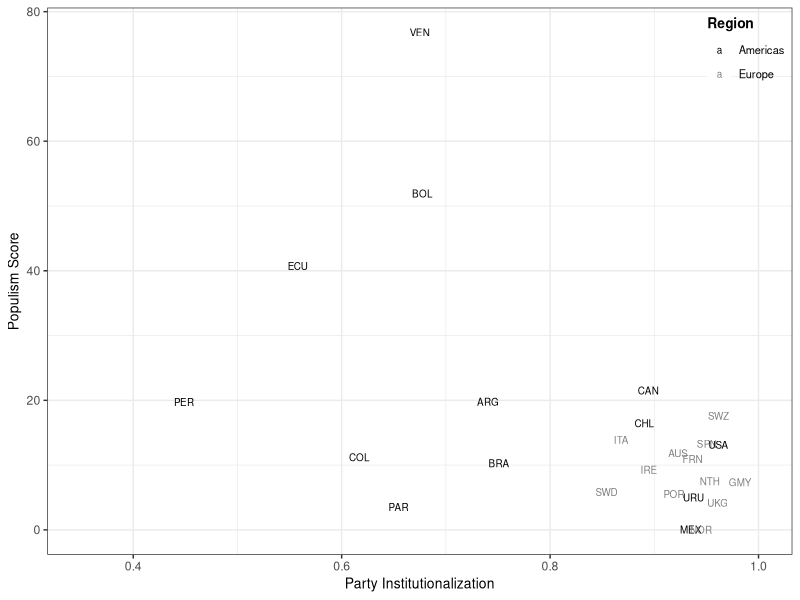
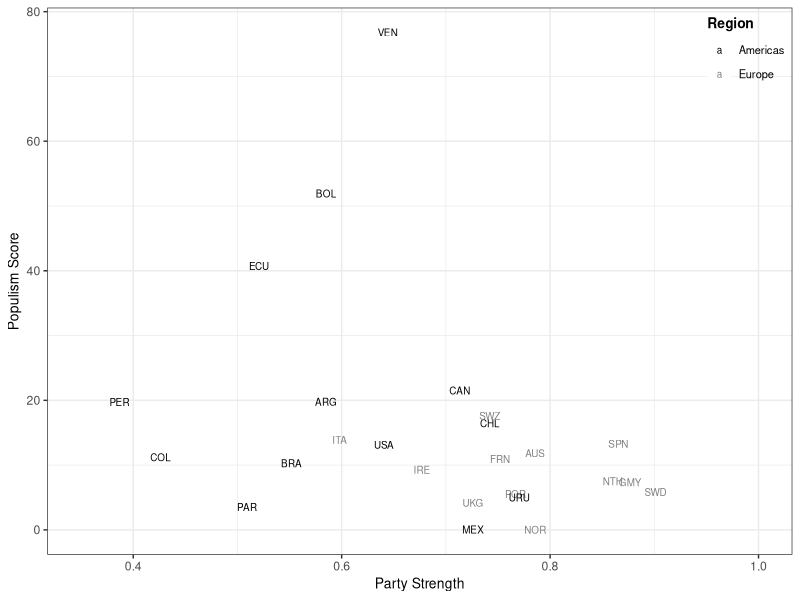
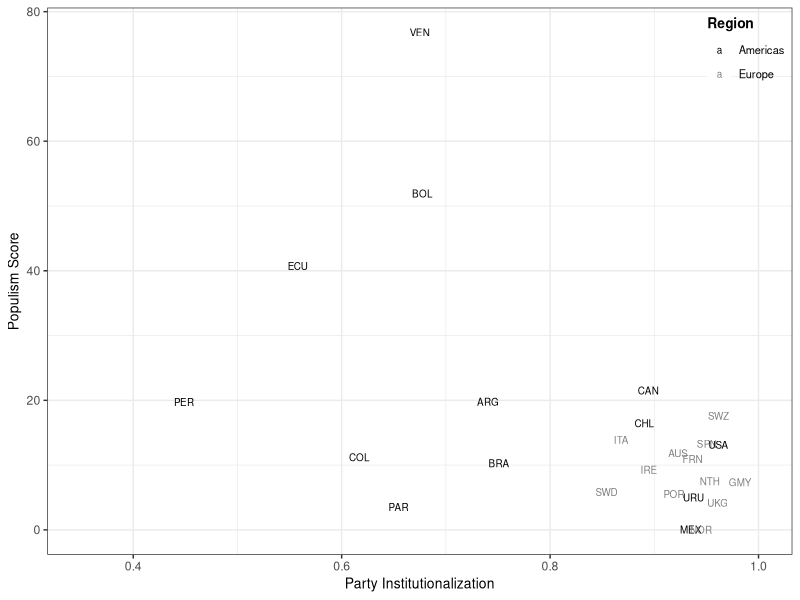
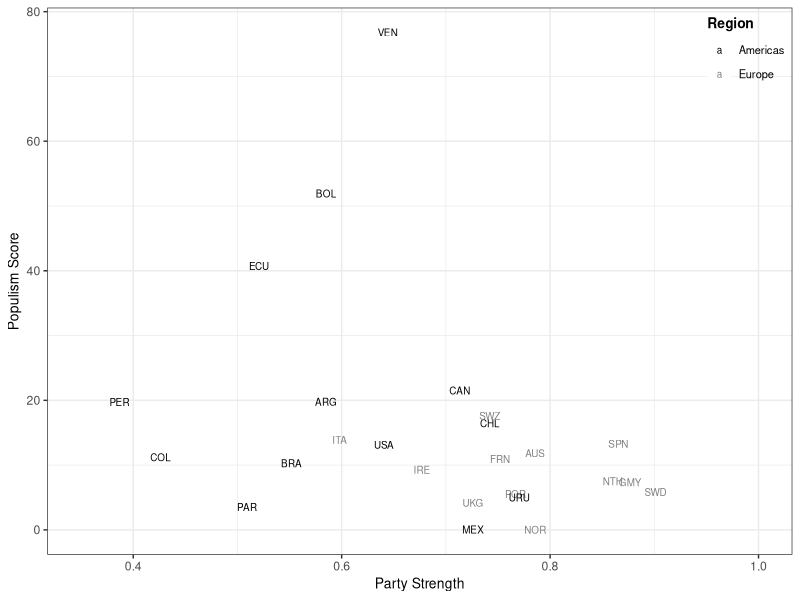

Recreate these plots in R, in order.
#fig 2
#tidyverse 1.20
library(tidyverse)

d1 <- read_csv("panel.csv")

ggplot(d1, aes(x = v2xps_party, y = score, color = region, label = abbr)) +
  geom_text(size = 2.5) +
  theme_bw() +
  ylab("Populism Score") +
  xlab("Party Institutionalization") +
  #ggtitle("Party System Institutionalization and Populism") +
  theme(legend.key.size = unit(.25, "cm")) +
  theme_bw() +
  scale_color_grey(start = 0.0, end = 0.5, name = "Region") +
  theme(legend.position=c(1,1),legend.justification=c(1,1),
        legend.direction="vertical",
        legend.box="horizontal",
        legend.box.just = c("top"), 
        legend.background = element_rect(fill=alpha('white', 0.0))) +
  theme(legend.text=element_text(size=8), legend.title=element_text(size=10, face = "bold"),
        axis.title.x = element_text(size = 10),
        axis.title.y = element_text(size = 10)) +
  xlim(.35, 1)


ggsave("fig2_1.jpg", width = 5)

ggplot(d1, aes(x = normalPS, y = score, color = region, label = abbr)) +
  geom_text(size = 2.5) +
  theme_bw() +
  ylab("Populism Score") +
  xlab("Party Strength") +
  #ggtitle("Party System Institutionalization and Populism") +
  theme(legend.key.size = unit(.25, "cm")) +
  theme_bw() +
  scale_color_grey(start = 0.0, end = 0.5, name = "Region") +
  theme(legend.position=c(1,1),legend.justification=c(1,1),
        legend.direction="vertical",
        legend.box="horizontal",
        legend.box.just = c("top"), 
        legend.background = element_rect(fill=alpha('white', 0.0))) +
  theme(legend.text=element_text(size=8), legend.title=element_text(size=10, face = "bold"),
        axis.title.x = element_text(size = 10),
        axis.title.y = element_text(size = 10)) +
  xlim(.35, 1)


ggsave("fig2_2.jpg", width = 5)
